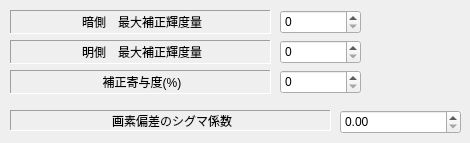
     <widget class="QWidget" name="tab_4">
      <attribute name="title">
       <string>補正</string>
      </attribute>
      <widget class="QSpinBox" name="EditAdjustWhite">
       <property name="geometry">
        <rect>
         <x>280</x>
         <y>40</y>
         <width>81</width>
         <height>24</height>
        </rect>
       </property>
       <property name="maximum">
        <number>255</number>
       </property>
      </widget>
      <widget class="QLabel" name="label_25">
       <property name="geometry">
        <rect>
         <x>10</x>
         <y>10</y>
         <width>261</width>
         <height>24</height>
        </rect>
       </property>
       <property name="frameShape">
        <enum>QFrame::Panel</enum>
       </property>
       <property name="frameShadow">
        <enum>QFrame::Sunken</enum>
       </property>
       <property name="text">
        <string>暗側　最大補正輝度量</string>
       </property>
       <property name="alignment">
        <set>Qt::AlignCenter|Qt::AlignHCenter|Qt::AlignLeading|Qt::AlignLeft|Qt::AlignVCenter</set>
       </property>
      </widget>
      <widget class="QSpinBox" name="EditAdjustBlack">
       <property name="geometry">
        <rect>
         <x>280</x>
         <y>10</y>
         <width>81</width>
         <height>24</height>
        </rect>
       </property>
       <property name="maximum">
        <number>255</number>
       </property>
      </widget>
      <widget class="QLabel" name="label_26">
       <property name="geometry">
        <rect>
         <x>10</x>
         <y>40</y>
         <width>261</width>
         <height>24</height>
        </rect>
       </property>
       <property name="frameShape">
        <enum>QFrame::Panel</enum>
       </property>
       <property name="frameShadow">
        <enum>QFrame::Sunken</enum>
       </property>
       <property name="text">
        <string>明側　最大補正輝度量</string>
       </property>
       <property name="alignment">
        <set>Qt::AlignCenter|Qt::AlignHCenter|Qt::AlignLeading|Qt::AlignLeft|Qt::AlignVCenter</set>
       </property>
      </widget>
      <widget class="QLabel" name="label_112">
       <property name="geometry">
        <rect>
         <x>10</x>
         <y>70</y>
         <width>261</width>
         <height>24</height>
        </rect>
       </property>
       <property name="frameShape">
        <enum>QFrame::Panel</enum>
       </property>
       <property name="frameShadow">
        <enum>QFrame::Sunken</enum>
       </property>
       <property name="text">
        <string>補正寄与度(%)</string>
       </property>
       <property name="alignment">
        <set>Qt::AlignCenter|Qt::AlignHCenter|Qt::AlignLeading|Qt::AlignLeft|Qt::AlignVCenter</set>
       </property>
      </widget>
      <widget class="QSpinBox" name="EditAdjustContribute">
       <property name="geometry">
        <rect>
         <x>280</x>
         <y>70</y>
         <width>81</width>
         <height>24</height>
        </rect>
       </property>
       <property name="maximum">
        <number>1000</number>
       </property>
       <property name="singleStep">
        <number>0</number>
       </property>
      </widget>
      <widget class="QDoubleSpinBox" name="doubleSpinBoxVarietySigma">
       <property name="geometry">
        <rect>
         <x>340</x>
         <y>110</y>
         <width>121</width>
         <height>24</height>
        </rect>
       </property>
      </widget>
      <widget class="QLabel" name="label_60">
       <property name="geometry">
        <rect>
         <x>10</x>
         <y>110</y>
         <width>321</width>
         <height>21</height>
        </rect>
       </property>
       <property name="frameShape">
        <enum>QFrame::Panel</enum>
       </property>
       <property name="frameShadow">
        <enum>QFrame::Sunken</enum>
       </property>
       <property name="text">
        <string>画素偏差のシグマ係数</string>
       </property>
       <property name="alignment">
        <set>Qt::AlignCenter|Qt::AlignHCenter|Qt::AlignLeading|Qt::AlignLeft|Qt::AlignVCenter</set>
       </property>
      </widget>
     </widget>
